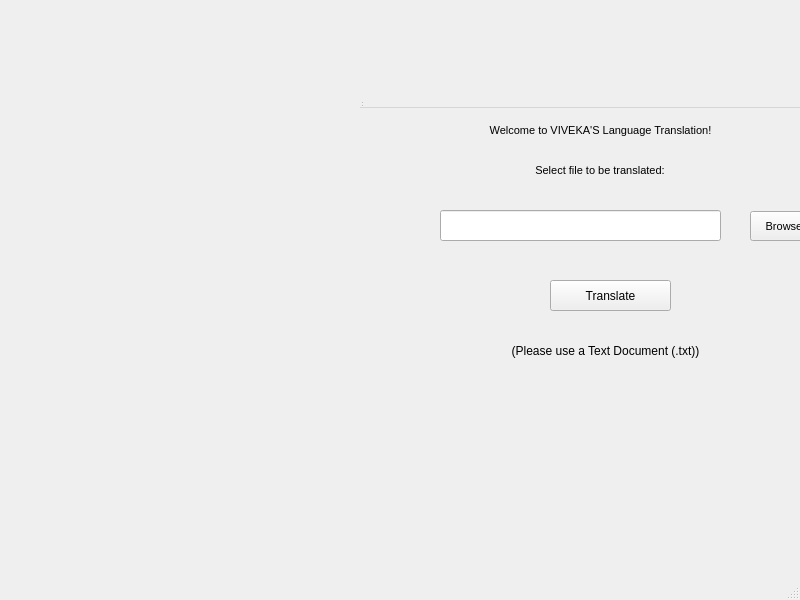
<?xml version="1.0" encoding="UTF-8"?>
<ui version="4.0">
 <class>MainWindow</class>
 <widget class="QMainWindow" name="MainWindow">
  <property name="geometry">
   <rect>
    <x>0</x>
    <y>0</y>
    <width>800</width>
    <height>600</height>
   </rect>
  </property>
  <property name="windowTitle">
   <string>MainWindow</string>
  </property>
  <widget class="QWidget" name="centralwidget">
   <widget class="QWidget" name="centralwidget_2" native="true">
    <property name="geometry">
     <rect>
      <x>360</x>
      <y>90</y>
      <width>500</width>
      <height>301</height>
     </rect>
    </property>
    <property name="sizePolicy">
     <sizepolicy hsizetype="Fixed" vsizetype="Fixed">
      <horstretch>0</horstretch>
      <verstretch>0</verstretch>
     </sizepolicy>
    </property>
    <property name="minimumSize">
     <size>
      <width>500</width>
      <height>300</height>
     </size>
    </property>
    <property name="baseSize">
     <size>
      <width>500</width>
      <height>300</height>
     </size>
    </property>
    <widget class="QLabel" name="label">
     <property name="geometry">
      <rect>
       <x>30</x>
       <y>30</y>
       <width>421</width>
       <height>21</height>
      </rect>
     </property>
     <property name="sizePolicy">
      <sizepolicy hsizetype="Fixed" vsizetype="Fixed">
       <horstretch>0</horstretch>
       <verstretch>0</verstretch>
      </sizepolicy>
     </property>
     <property name="minimumSize">
      <size>
       <width>400</width>
       <height>20</height>
      </size>
     </property>
     <property name="baseSize">
      <size>
       <width>400</width>
       <height>20</height>
      </size>
     </property>
     <property name="font">
      <font>
       <family>MS Shell Dlg 2</family>
       <pointsize>8</pointsize>
      </font>
     </property>
     <property name="text">
      <string>Welcome to VIVEKA'S Language Translation!</string>
     </property>
     <property name="alignment">
      <set>Qt::AlignCenter</set>
     </property>
    </widget>
    <widget class="QLabel" name="label_2">
     <property name="geometry">
      <rect>
       <x>40</x>
       <y>70</y>
       <width>400</width>
       <height>20</height>
      </rect>
     </property>
     <property name="sizePolicy">
      <sizepolicy hsizetype="Fixed" vsizetype="Fixed">
       <horstretch>0</horstretch>
       <verstretch>0</verstretch>
      </sizepolicy>
     </property>
     <property name="minimumSize">
      <size>
       <width>400</width>
       <height>20</height>
      </size>
     </property>
     <property name="baseSize">
      <size>
       <width>400</width>
       <height>20</height>
      </size>
     </property>
     <property name="font">
      <font>
       <family>MS Shell Dlg 2</family>
       <pointsize>8</pointsize>
      </font>
     </property>
     <property name="text">
      <string>Select file to be translated:</string>
     </property>
     <property name="alignment">
      <set>Qt::AlignCenter</set>
     </property>
    </widget>
    <widget class="QPushButton" name="pushButton">
     <property name="geometry">
      <rect>
       <x>390</x>
       <y>121</y>
       <width>71</width>
       <height>30</height>
      </rect>
     </property>
     <property name="sizePolicy">
      <sizepolicy hsizetype="Fixed" vsizetype="Fixed">
       <horstretch>0</horstretch>
       <verstretch>0</verstretch>
      </sizepolicy>
     </property>
     <property name="minimumSize">
      <size>
       <width>70</width>
       <height>30</height>
      </size>
     </property>
     <property name="baseSize">
      <size>
       <width>70</width>
       <height>30</height>
      </size>
     </property>
     <property name="font">
      <font>
       <family>MS Shell Dlg 2</family>
       <pointsize>8</pointsize>
      </font>
     </property>
     <property name="text">
      <string>Browse </string>
     </property>
    </widget>
    <widget class="QLineEdit" name="lineEdit">
     <property name="geometry">
      <rect>
       <x>80</x>
       <y>120</y>
       <width>281</width>
       <height>31</height>
      </rect>
     </property>
    </widget>
    <widget class="QLabel" name="label_3">
     <property name="geometry">
      <rect>
       <x>180</x>
       <y>180</y>
       <width>35</width>
       <height>10</height>
      </rect>
     </property>
     <property name="text">
      <string/>
     </property>
    </widget>
    <widget class="QPushButton" name="pushButton_2">
     <property name="geometry">
      <rect>
       <x>190</x>
       <y>190</y>
       <width>121</width>
       <height>31</height>
      </rect>
     </property>
     <property name="minimumSize">
      <size>
       <width>120</width>
       <height>30</height>
      </size>
     </property>
     <property name="baseSize">
      <size>
       <width>120</width>
       <height>30</height>
      </size>
     </property>
     <property name="text">
      <string>Translate</string>
     </property>
    </widget>
    <widget class="QLabel" name="label_4">
     <property name="geometry">
      <rect>
       <x>10</x>
       <y>250</y>
       <width>471</width>
       <height>21</height>
      </rect>
     </property>
     <property name="text">
      <string>(Please use a Text Document (.txt))</string>
     </property>
     <property name="alignment">
      <set>Qt::AlignCenter</set>
     </property>
    </widget>
   </widget>
   <widget class="QMenuBar" name="menubar_2">
    <property name="geometry">
     <rect>
      <x>360</x>
      <y>90</y>
      <width>508</width>
      <height>18</height>
     </rect>
    </property>
   </widget>
   <widget class="QStatusBar" name="statusbar_2">
    <property name="geometry">
     <rect>
      <x>360</x>
      <y>90</y>
      <width>3</width>
      <height>18</height>
     </rect>
    </property>
   </widget>
  </widget>
  <widget class="QMenuBar" name="menubar">
   <property name="geometry">
    <rect>
     <x>0</x>
     <y>0</y>
     <width>800</width>
     <height>18</height>
    </rect>
   </property>
  </widget>
  <widget class="QStatusBar" name="statusbar"/>
 </widget>
 <resources/>
 <connections/>
</ui>
